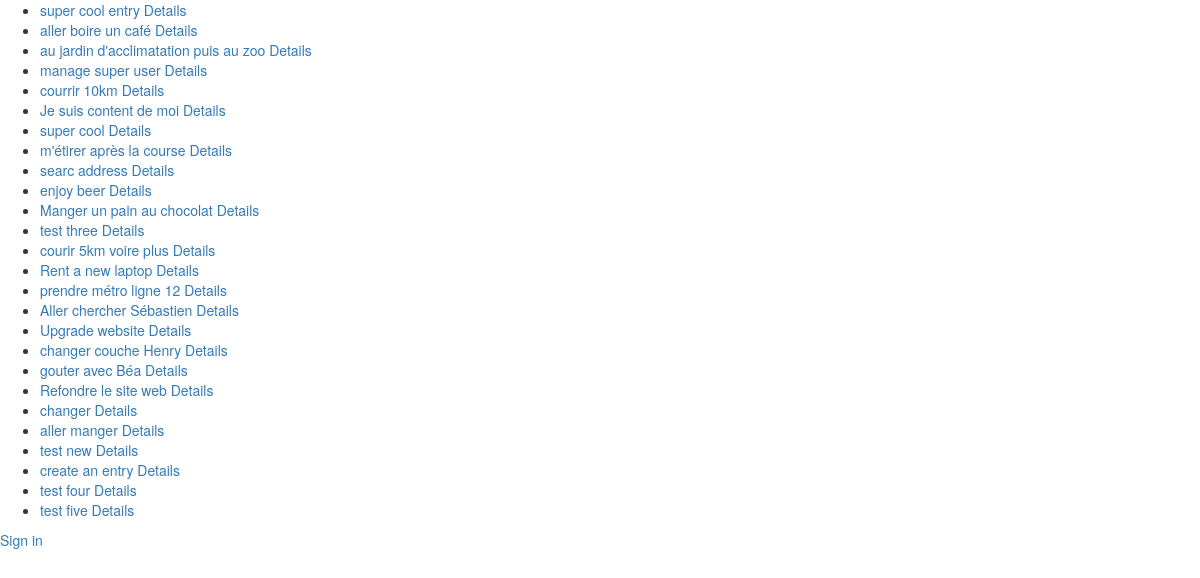
The app's page /modal/ (signed in), older data.
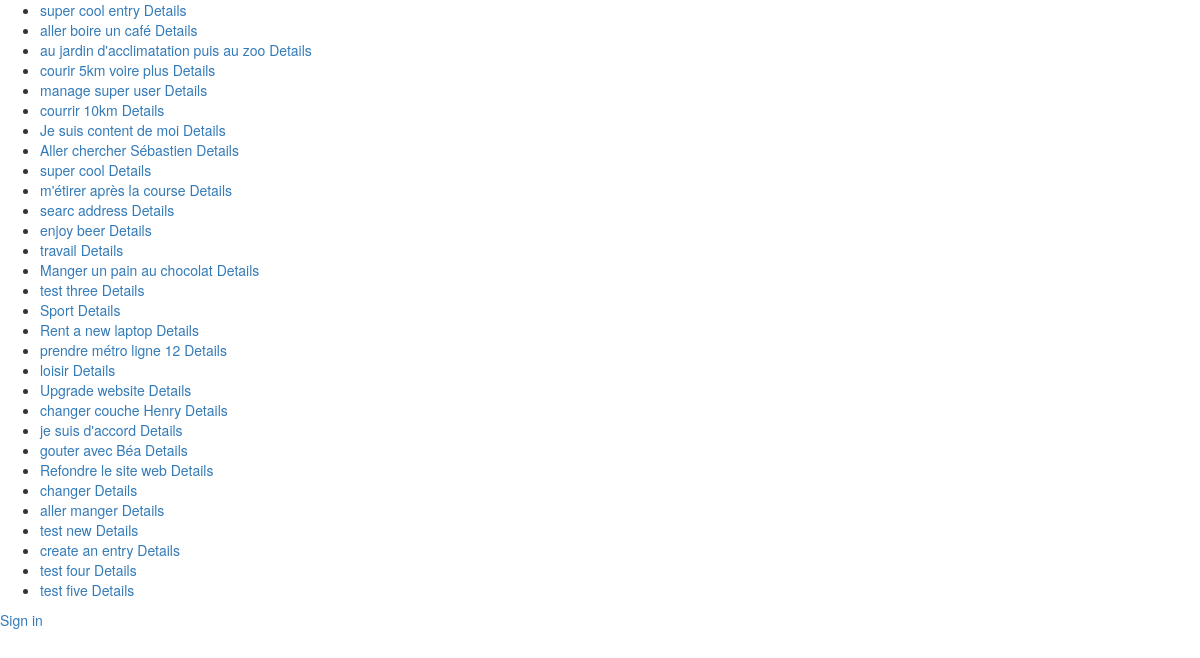
The same page, newer data.
### core/models.py (models this page shows, shortened)
class Entry(models.Model):
	user = models.ForeignKey(User)
	name = models.CharField(max_length=50)
	data = models.CharField(max_length=200, blank=True)
	order = models.IntegerField(default=1000)
	duedate = models.DateField(null=True, blank=True)
	done = models.BooleanField(default=False) # 0 = to do / 1 = completed
	impediment = models.BooleanField(default=False) # 0 = No / 1 = Yes
	transfered = models.BooleanField(default=False) # 0 = No / 1 = Yes = no longer in your List
	assignees = models.ManyToManyField(User, related_name='assignees',blank=True)
	section = models.BooleanField(default=False) # 0 = No / 1 = Yes
	created_at = models.DateTimeField(auto_now_add=True)
	class Meta:
		ordering = ['order']
		verbose_name_plural = "entries"
	def __str__(self):
		return str(self.name)
	def update_modal_entry_url(self):
		return reverse (viewname="entrymodal", args=[self.id])

### core/views.py (the view)
# urls.py: url(r'^modal/$', coreviews.ModalView.as_view()),
class ModalView(ListView):
	model = coremodels.Entry
	template_name = "v2/modal/list.html"
	def get_queryset(self):
		return coremodels.Entry.objects.filter(user=self.request.user).order_by('order')

### templates/v2/modal/list.html (shortened to what this page needs)
<html>
{% load widget_tweaks %}
<head>
<link rel="stylesheet" href="http://code.jquery.com/mobile/1.4.5/jquery.mobile-1.4.5.min.css" />
<link rel="stylesheet" href="https://maxcdn.bootstrapcdn.com/bootstrap/3.3.6/css/bootstrap.min.css">
<link rel="stylesheet" href="https://maxcdn.bootstrapcdn.com/bootstrap/3.3.6/css/bootstrap-theme.min.css">
</head>
<body>
<div data-role="page" class="jqm-demos" data-quicklinks="true">
<ul data-role="listview" data-filter="true"  data-split-icon="gear" data-split-theme="a" data-filter-placeholder="Search an action ..." data-inset="true">
    {% for objects in object_list %}
      <li data-chris="{{ objects.update_modal_entry_url }}" id="entry_{{ objects.id }}" class="ui-state-default">
        <a data-ajax="false">{{ objects }}</a>
<a href="#details" data-rel="popup" data-position-to="window" data-transition="pop">Details</a>
      </li>
    {% endfor %}
</ul>
<a href="#popupLogin" data-rel="popup" data-position-to="window" class="ui-btn ui-corner-all ui-shadow ui-btn-inline ui-icon-check ui-btn-icon-left ui-btn-a" data-transition="pop">Sign in</a>
</div>
</body>
</html>

Row changes from the older to the newer data that the page shows:
changed Entry "courir 5km voire plus": moves up the list
changed Entry "Aller chercher Sébastien": moves up the list
added Entry: name "travail"
added Entry: name "Sport"
added Entry: name "loisir"
added Entry: name "je suis d'accord"
